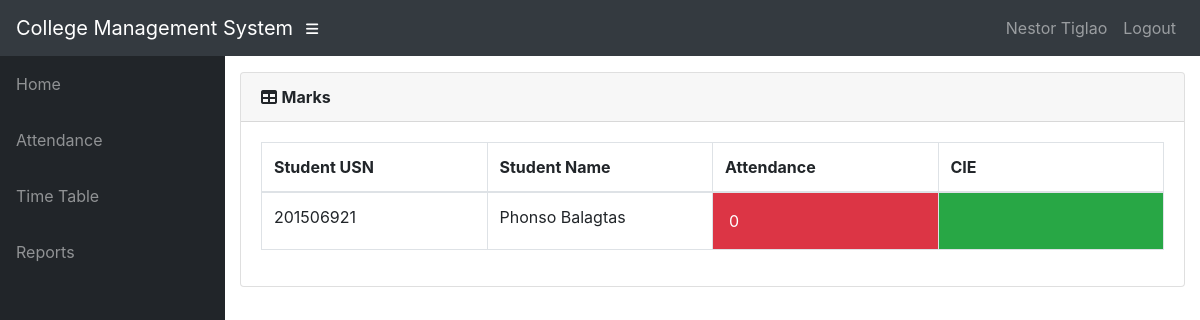
Screenshot of /teacher/1/Report/ (signed in) with the database file from the repository.
### info/models.py (models this page shows, shortened)
class User(AbstractUser):
    @property
    def is_student(self):
        if hasattr(self, 'student'):
            return True
        return False
    @property
    def is_teacher(self):
        if hasattr(self, 'teacher'):
            return True
        return False

class Teacher(models.Model):
    user = models.OneToOneField(User, on_delete=models.CASCADE, null=True)
    id = models.CharField(primary_key=True, max_length=100)
    dept = models.ForeignKey(Dept, on_delete=models.CASCADE, default=1)
    name = models.CharField(max_length=100)
    DOB = models.DateField(default='1980-01-01')

class StudentCourse(models.Model):
    student = models.ForeignKey(Student, on_delete=models.CASCADE)
    course = models.ForeignKey(Course, on_delete=models.CASCADE)
    class Meta:
        unique_together = (('student', 'course'),)
    def get_attendance(self):
        a = AttendanceTotal.objects.get(student=self.student, course=self.course)
        return a.attendance

class Student(models.Model):
    user = models.OneToOneField(User, on_delete=models.CASCADE, null=True)
    class_id = models.ForeignKey(Class, on_delete=models.CASCADE, default=1)
    USN = models.CharField(primary_key='True', max_length=9, validators=[MinLengthValidator(9), MaxLengthValidator(9)])
    name = models.CharField(max_length=200)
    DOB = models.DateField(default='1998-01-01')
    def __str__(self):
        return self.name

class Course(models.Model):
    dept = models.ForeignKey(Dept, on_delete=models.CASCADE)
    id = models.CharField(primary_key='True', max_length=50)
    name = models.CharField(max_length=50)
    shortname = models.CharField(max_length=50, default='X')
    def __str__(self):
        return self.name

class AttendanceTotal(models.Model):
    course = models.ForeignKey(Course, on_delete=models.CASCADE)
    student = models.ForeignKey(Student, on_delete=models.CASCADE)
    class Meta:
        unique_together = (('student', 'course'),)
    @property
    def attendance(self):
        stud = Student.objects.get(name=self.student)
        cr = Course.objects.get(name=self.course)
        total_class = Attendance.objects.filter(course=cr, student=stud).count()
        att_class = Attendance.objects.filter(course=cr, student=stud, status='True').count()
        if total_class == 0:
            attendance = 0
        else:
            attendance = round(att_class / total_class * 100, 2)
        return attendance

### info/views.py (the view)
# urls.py: path('teacher/<int:assign_id>/Report/', views.t_report, name='t_report'),
@login_required()
def t_report(request, assign_id):
    ass = get_object_or_404(Assign, id=assign_id)
    sc_list = []
    for stud in ass.class_id.student_set.all():
        a = StudentCourse.objects.get(student=stud, course=ass.course)
        sc_list.append(a)
    return render(request, 'info/t_report.html', {'sc_list': sc_list})

### info/templates/info/t_report.html
{% extends 'info/base.html' %}
    {% load static %}
    {% block content %}
                  <div class="card mb-3">
            <div class="card-header">
              <i class="fas fa-table"></i>
            <b>Marks</b></div>
            <div class="card-body">
              <div class="table-responsive">
                <table class="table table-bordered" id="dataTable" width="100%" cellspacing="0">
                  <thead>
                    <tr>
                        <th style="width: 25%">Student USN</th>
                        <th style="width: 25%">Student Name</th>
                        <th style="width: 25%">Attendance</th>
                        <th style="width: 25%">CIE</th>
                  </thead>
                  <tbody>
                    {% for sc in sc_list %}
                    <tr>
                        <td>{{ sc.student_id }}</td>
                        <td>{{ sc.student.name }}</td>
                        {% if sc.get_attendance < 75 %}
                            <td class="p-3 mb-2 bg-danger text-white">{{ sc.get_attendance }}</td>
                        {% else %}
                            <td class="p-3 mb-2 bg-success text-white">{{ sc.get_attendance }}</td>
                        {% endif %}
                        {% if sc.get_cie < 25 %}
                            <td class="p-3 mb-2 bg-danger text-white">{{ sc.get_cie }}</td>
                        {% else %}
                            <td class="p-3 mb-2 bg-success text-white">{{ sc.get_cie }}</td>
                        {% endif %}
                    </tr>
                    {% empty %}
                            <p>student has no courses</p>
                    {% endfor %}
                  </tbody>
                </table>
              </div>
            </div>
          </div>
    {% endblock %}

### info/templates/info/base.html (shortened to what this page needs)
<!DOCTYPE html>
<html lang="en">
  <head>
      {% load static %}
    <link href="{% static '/info/bootstrap/vendor/bootstrap/css/bootstrap.min.css' %}" rel="stylesheet">
    <link href="{% static '/info/bootstrap/vendor/fontawesome-free/css/all.min.css' %}" rel="stylesheet" type="text/css">
    <link href="{% static '/info/bootstrap/vendor/datatables/dataTables.bootstrap4.css' %}" rel="stylesheet">
    <link href="{% static '/info/bootstrap/css/sb-admin.css' %}" rel="stylesheet">
  </head>
  <body id="page-top">
    <nav class="navbar navbar-expand navbar-dark bg-dark static-top">
      <a class="navbar-brand mr-1" href="{% url 'index' %}">College Management System</a>
      <button class="btn btn-link btn-sm text-white order-1 order-sm-0" id="sidebarToggle" href="#">
        <i class="fas fa-bars"></i>
      </button>
        <div class="collapse navbar-collapse" id="navbarResponsive">
          <ul class="navbar-nav ml-auto">
            <li class="nav-item">
                {% if request.user.is_student %}
                    <a class="nav-link text-capitalize">{{ request.user.student.name }}</a>
                {% elif request.user.is_teacher %}
                    <a class="nav-link text-capitalize">{{ request.user.teacher.name }}</a>
                {% endif %}
            </li>
            <li class="nav-item">
                <a class="nav-link" href="#" data-toggle="modal" data-target="#logoutModal">Logout</a>
            </li>
          </ul>
        </div>
    </nav>
    <div id="wrapper">
      <ul class="sidebar navbar-nav">
            <li class="nav-item">
              <a class="nav-link" href="{% url 'index' %}">
                <span>Home</span>
              </a>
            </li>
        {% if request.user.is_student %}
            <li class="nav-item">
              <a class="nav-link" href="{% url 'attendance' request.user.student.USN %}">
                <span>Attendance</span>
              </a>
            </li>
            <li class="nav-item">
              <a class="nav-link" href="{% url 'attendance' request.user.student.USN %}">
                <span>Attendance By Subject</span>
              </a>
            </li>
              <li class="nav-item">
              <a class="nav-link" href="{% url 'timetable' request.user.student.class_id_id %}">
                <span>Time Table</span>
              </a>
            </li>
        {% elif request.user.is_teacher %}
            <li class="nav-item">
              <a class="nav-link" href="{% url 't_clas' request.user.teacher.id 1 %}">
                <span>Attendance</span>
              </a>
            </li>
              <li class="nav-item">
              <a class="nav-link" href="{% url 't_timetable' request.user.teacher.id %}">
                <span>Time Table</span>
              </a>
            </li>
            <li class="nav-item">
              <a class="nav-link" href="{% url 't_clas' request.user.teacher.id 3 %}">
                <span>Reports</span>
              </a>
            </li>
        {% endif %}
      </ul>
      <div id="content-wrapper">
        <div class="container-fluid">
            {% block content %}
            {% endblock %}
        </div>
      </div>
    </div>
  </body>
</html>

### rows the page displays
User: user.teacher.name "Nestor Tiglao"
StudentCourse: student_id "201506921", student.name "Phonso Balagtas", get_attendance "0"
